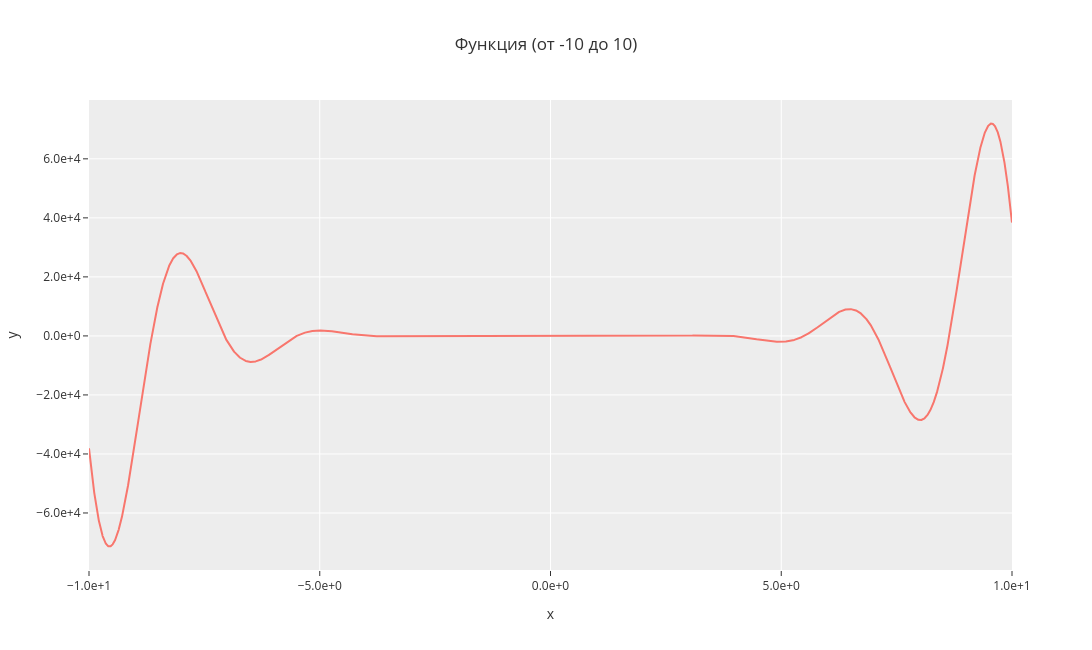

Notebook code for this chart:
### Code cell
fig = go.Figure()

fig.add_trace(go.Scatter(
    x=np.linspace(-10, 10, 10000), y=func(np.linspace(-10, 10, 10000))
))

fig.update_layout(
    hovermode="x unified",
    template="ggplot2",
    title="Функция (от -10 до 10)",
    xaxis_title="x",
    yaxis_title="y",
    height=650,
    width=1200
)

fig.update_yaxes(
    tickformat=".1e"
)

fig.update_xaxes(
    tickformat=".1e"
)

### Figure 1 — Plotly figure (JSON) as saved in the notebook; plotly's stock layout.template omitted (floating-point values rounded to 4 significant figures; data arrays with more than 128 entries replaced by an {"elided": "..."} marker saying what was removed)
{"data": [{"type": "scatter", "x": {"elided": "10000 float values"}, "y": {"elided": "10000 float values"}}], "layout": {"height": 650, "hovermode": "x unified", "title": {"text": "Функция (от -10 до 10)"}, "width": 1200, "xaxis": {"tickformat": ".1e", "title": {"text": "x"}}, "yaxis": {"tickformat": ".1e", "title": {"text": "y"}}}}
